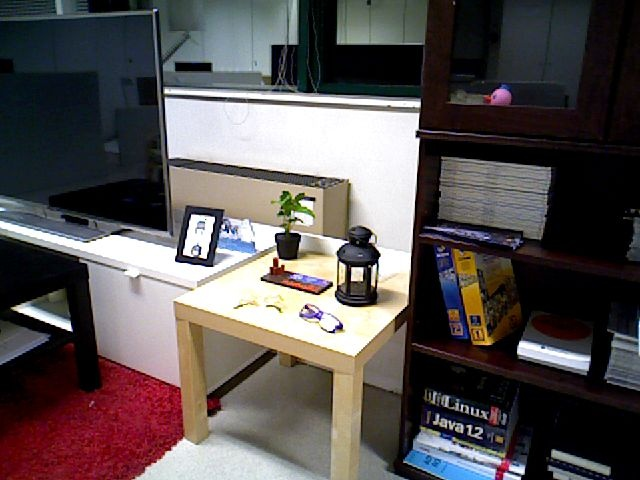
#> input picture mAP/input/images-optional/2007_000027.jpg, 640 x 480 px
$ python -i augmentations.py   (imports and definitions only)
#> lines starting #> are read from the running program, lines starting #| are printed output that depends on the picture
#> further down, picture is the input picture: shape (480, 640, 3); mean B, G, R 82.2, 82.3, 88.6
import cv2
import random
import numpy as np
import torch

class Augment():

    def __init__(self):
        print('Invoking augmentor')
        mean_rgb = [122.67891434, 116.66876762, 104.00698793]
        self.mean = np.array(mean_rgb, dtype=np.float32)

    # [35 lines left out: functions random_flip, random_scale, random_blur, not called in this run]

    def random_brightness(self, bgr):
        if random.random() < 0.8:
            return bgr

        hsv = cv2.cvtColor(bgr, cv2.COLOR_BGR2HSV)
#> hsv: shape (480, 640, 3); mean H, S, V 77.6, 94.7, 95.5
        h, s, v = cv2.split(hsv)
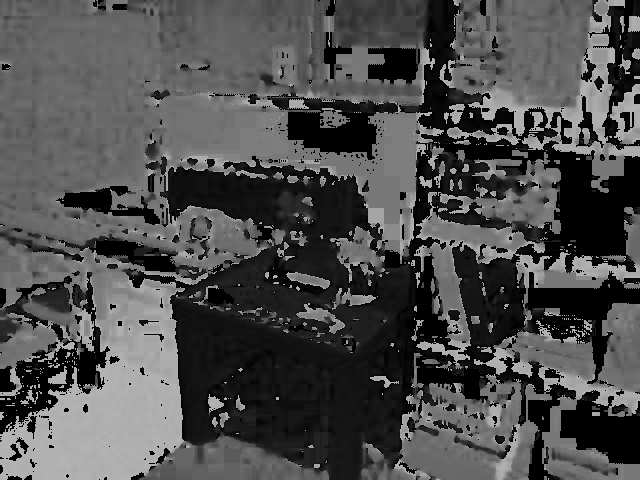
#> h: shape (480, 640); min 0, max 179, mean 77.6
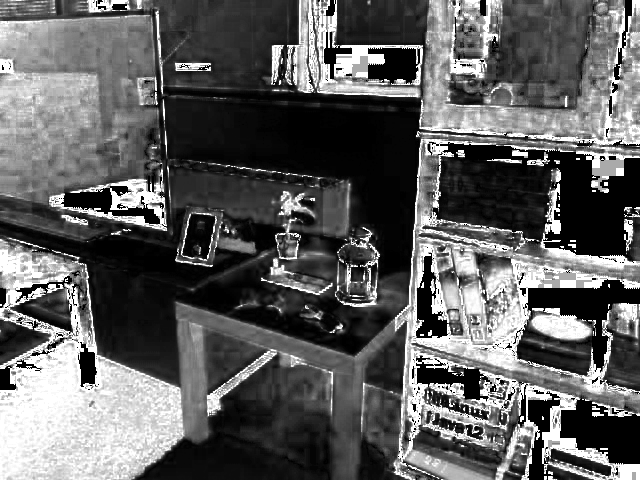
#> s: shape (480, 640); min 0, max 255, mean 94.7
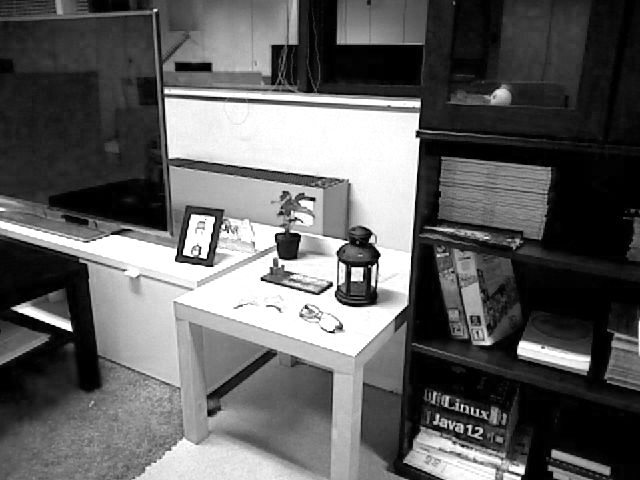
#> v: shape (480, 640); min 0, max 255, mean 95.5
        adjust = random.uniform(0.5, 1.5)
        v = v * adjust
        v = np.clip(v, 0, 255).astype(hsv.dtype)
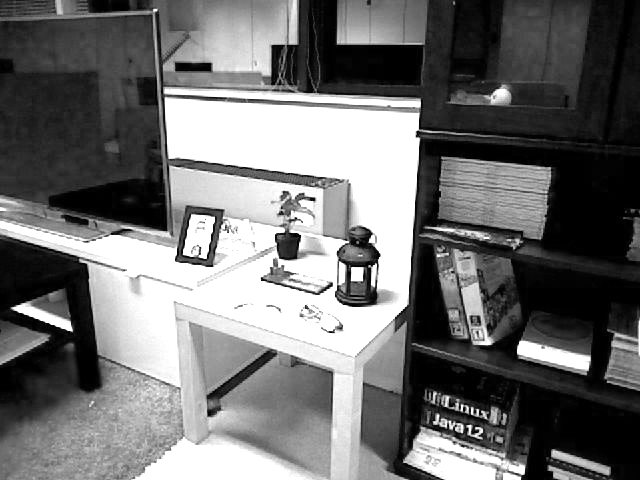
#> v: shape (480, 640); min 0, max 255, mean 111.2
        hsv = cv2.merge((h, s, v))
#> hsv: shape (480, 640, 3); mean H, S, V 77.6, 94.7, 111.2
        bgr = cv2.cvtColor(hsv, cv2.COLOR_HSV2BGR)
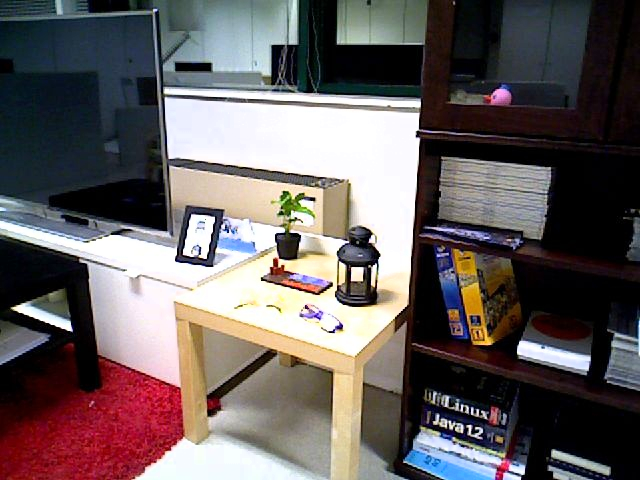
#> bgr: shape (480, 640, 3); mean B, G, R 94.6, 94.5, 102.7

        return bgr

    # [105 lines left out: functions random_hue, random_saturation, random_shift, random_crop, not called in this run]

>>> import cv2
>>> picture = cv2.imread('../mAP/input/images-optional/2007_000027.jpg')
>>> result = Augment().random_brightness(picture)

$ run again, on mAP/input/images-optional/2007_000032.jpg
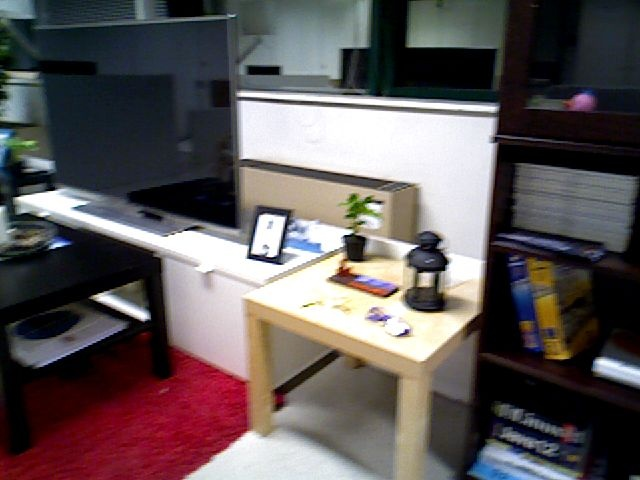
#> input picture mAP/input/images-optional/2007_000032.jpg, 640 x 480 px
#> picture is the input picture: shape (480, 640, 3); mean B, G, R 88.3, 87.3, 95.1
#> in random_brightness, `h, s, v = cv2.split(hsv)`:
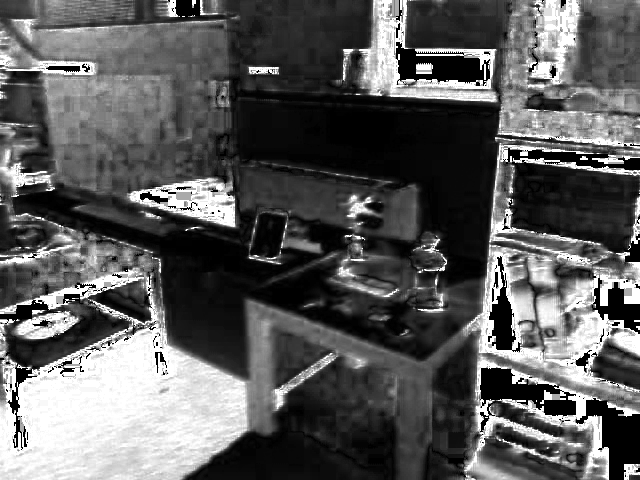
#> s: shape (480, 640); min 0, max 255, mean 91.8
#> in random_brightness, `bgr = cv2.cvtColor(hsv, cv2.COLOR_HSV2BGR)`:
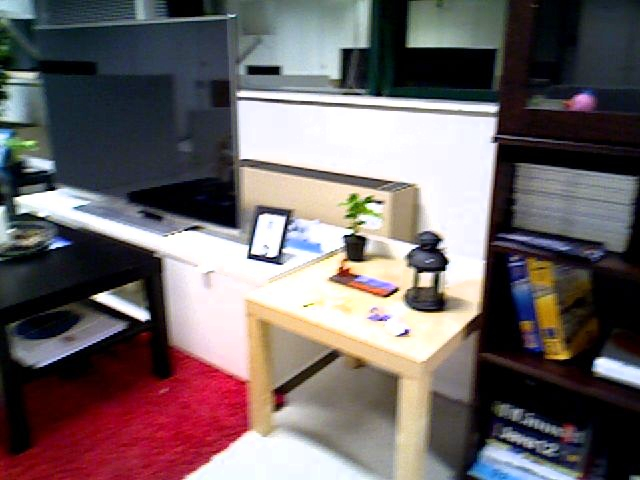
#> bgr: shape (480, 640, 3); mean B, G, R 102.2, 100.8, 110.7

$ run again, on mAP/input/images-optional/2007_000033.jpg
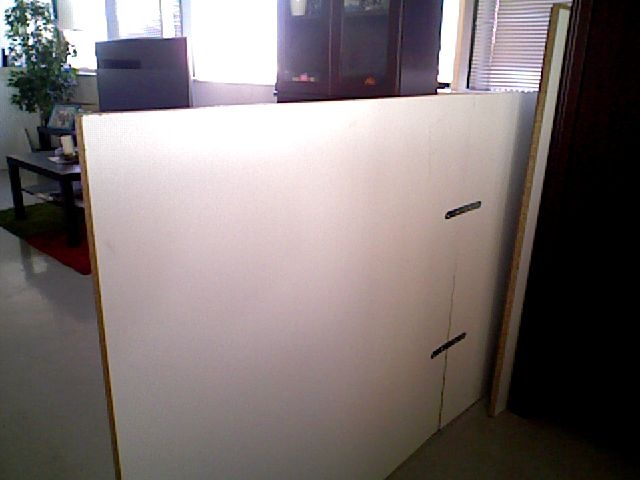
#> input picture mAP/input/images-optional/2007_000033.jpg, 640 x 480 px
#> picture is the input picture: shape (480, 640, 3); mean B, G, R 113.8, 114, 123.1
#> in random_brightness, `h, s, v = cv2.split(hsv)`:
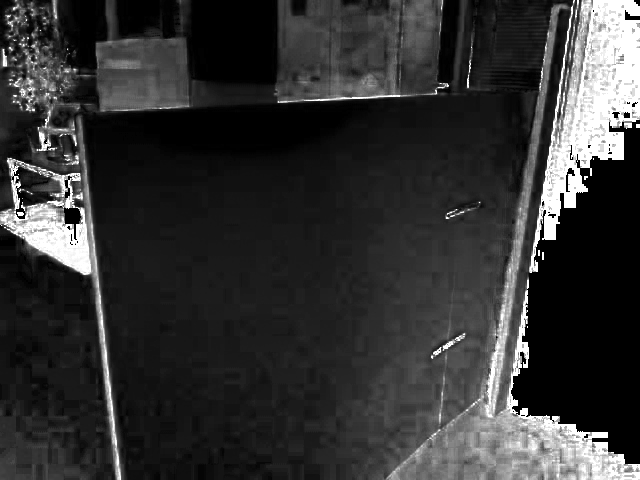
#> s: shape (480, 640); min 0, max 255, mean 51
#> in random_brightness, `bgr = cv2.cvtColor(hsv, cv2.COLOR_HSV2BGR)`:
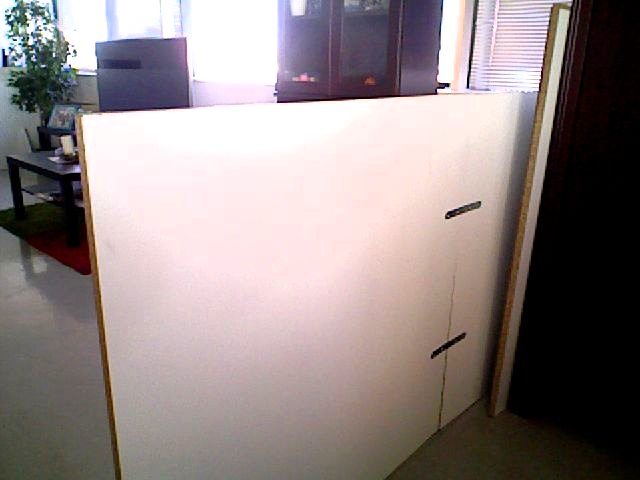
#> bgr: shape (480, 640, 3); mean B, G, R 133.3, 133.6, 144.9

$ run again, on mAP/input/images-optional/2007_000039.jpg
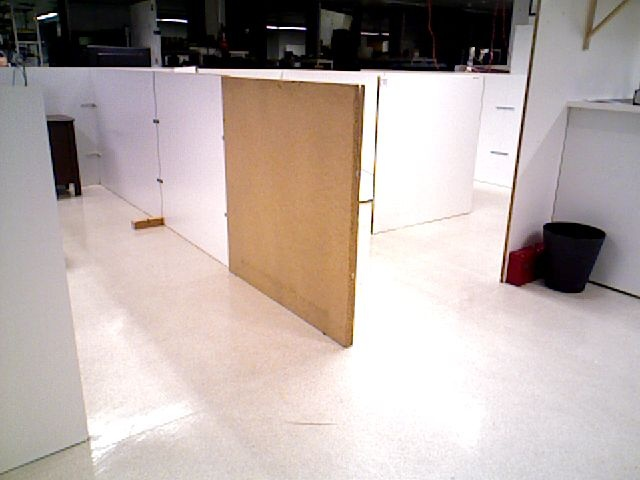
#> input picture mAP/input/images-optional/2007_000039.jpg, 640 x 480 px
#> picture is the input picture: shape (480, 640, 3); mean B, G, R 167.4, 171.3, 183.5
#> in random_brightness, `h, s, v = cv2.split(hsv)`:
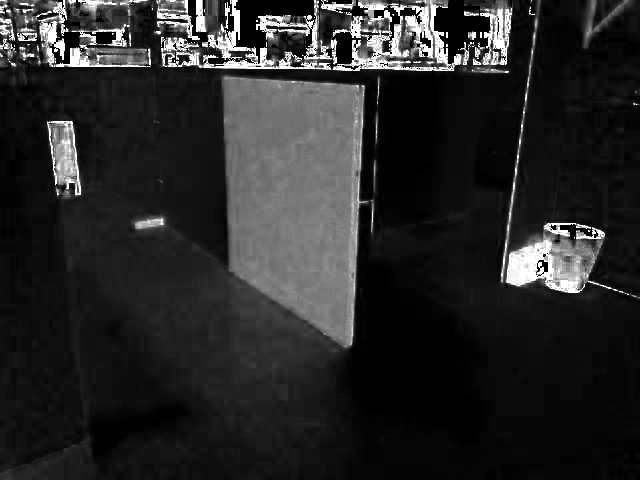
#> s: shape (480, 640); min 0, max 255, mean 40.2
#> in random_brightness, `bgr = cv2.cvtColor(hsv, cv2.COLOR_HSV2BGR)`:
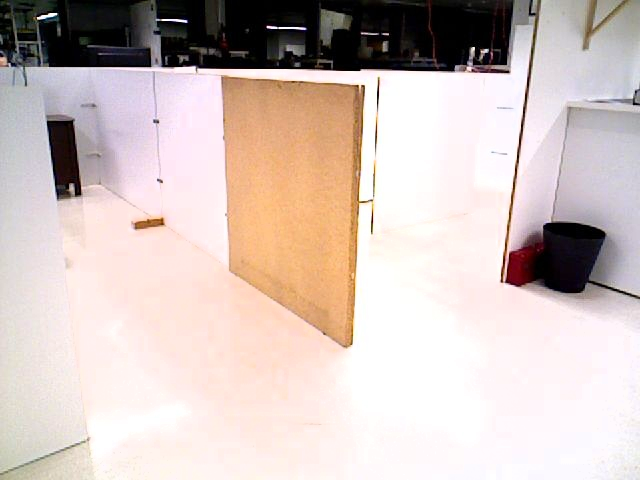
#> bgr: shape (480, 640, 3); mean B, G, R 189.3, 194, 208.7
